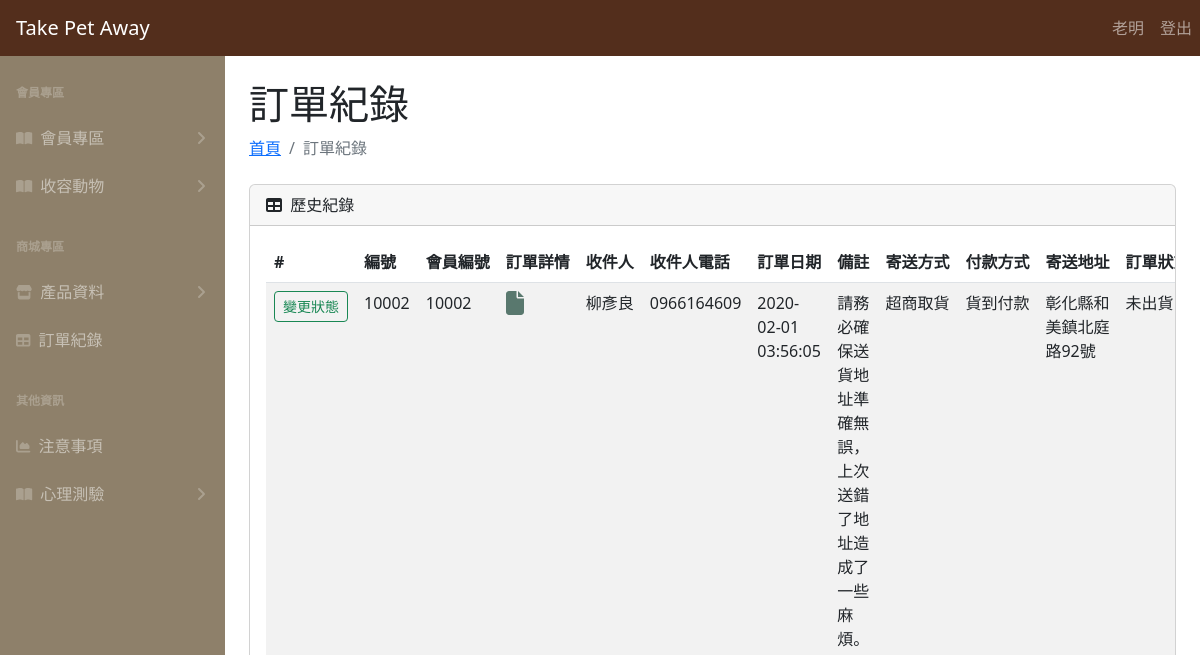
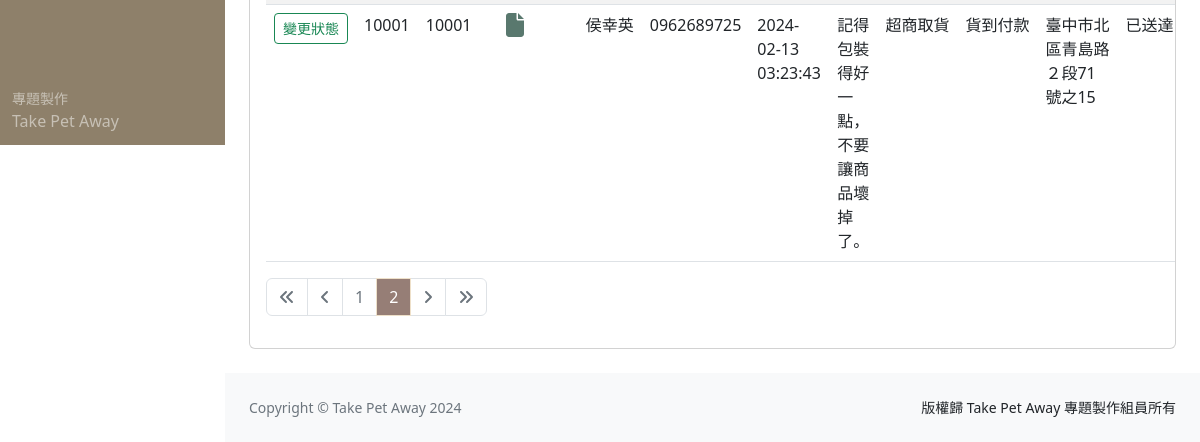
The page /order_history.php?page=2 (signed in) on the database as committed earlier (2 pictures, top to bottom).
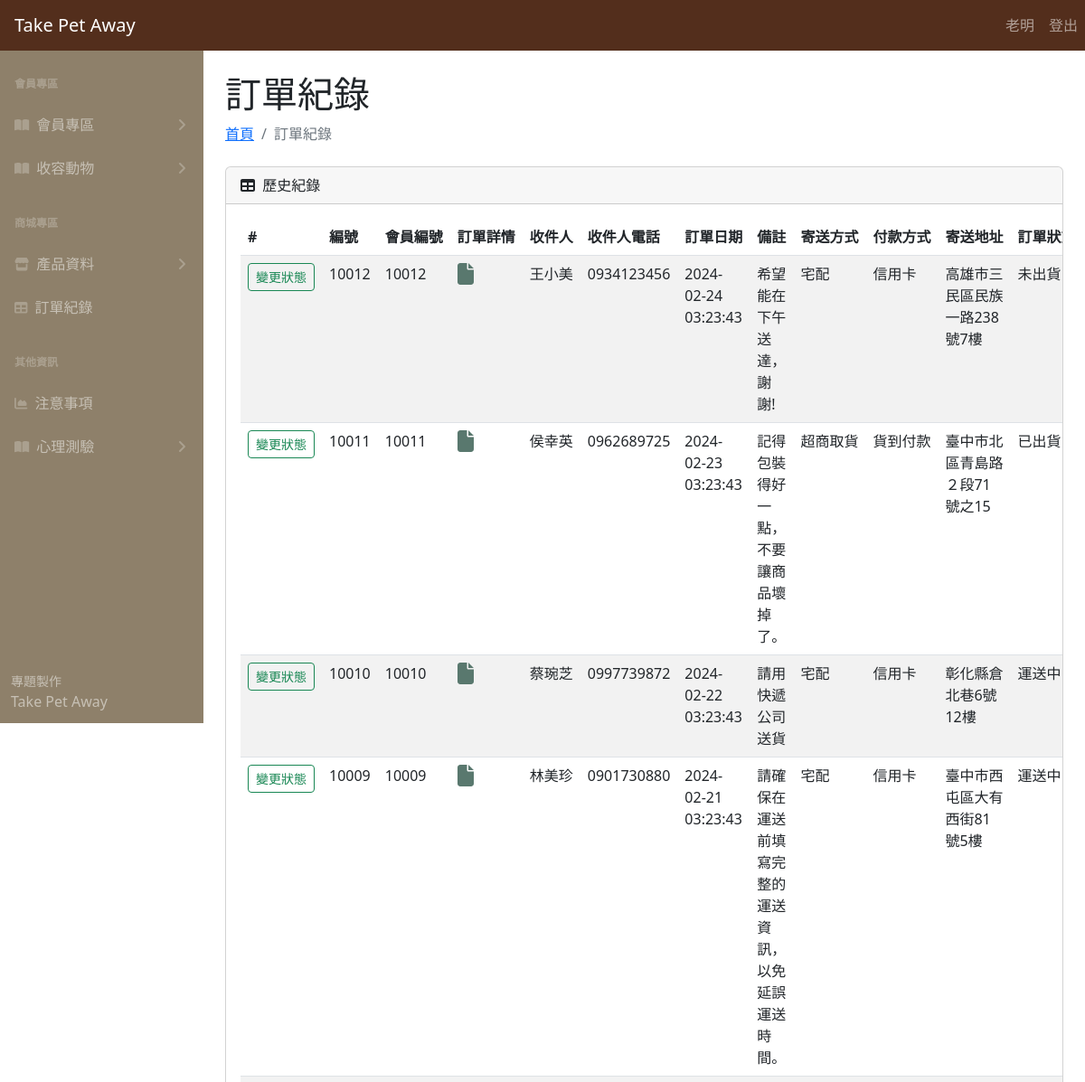
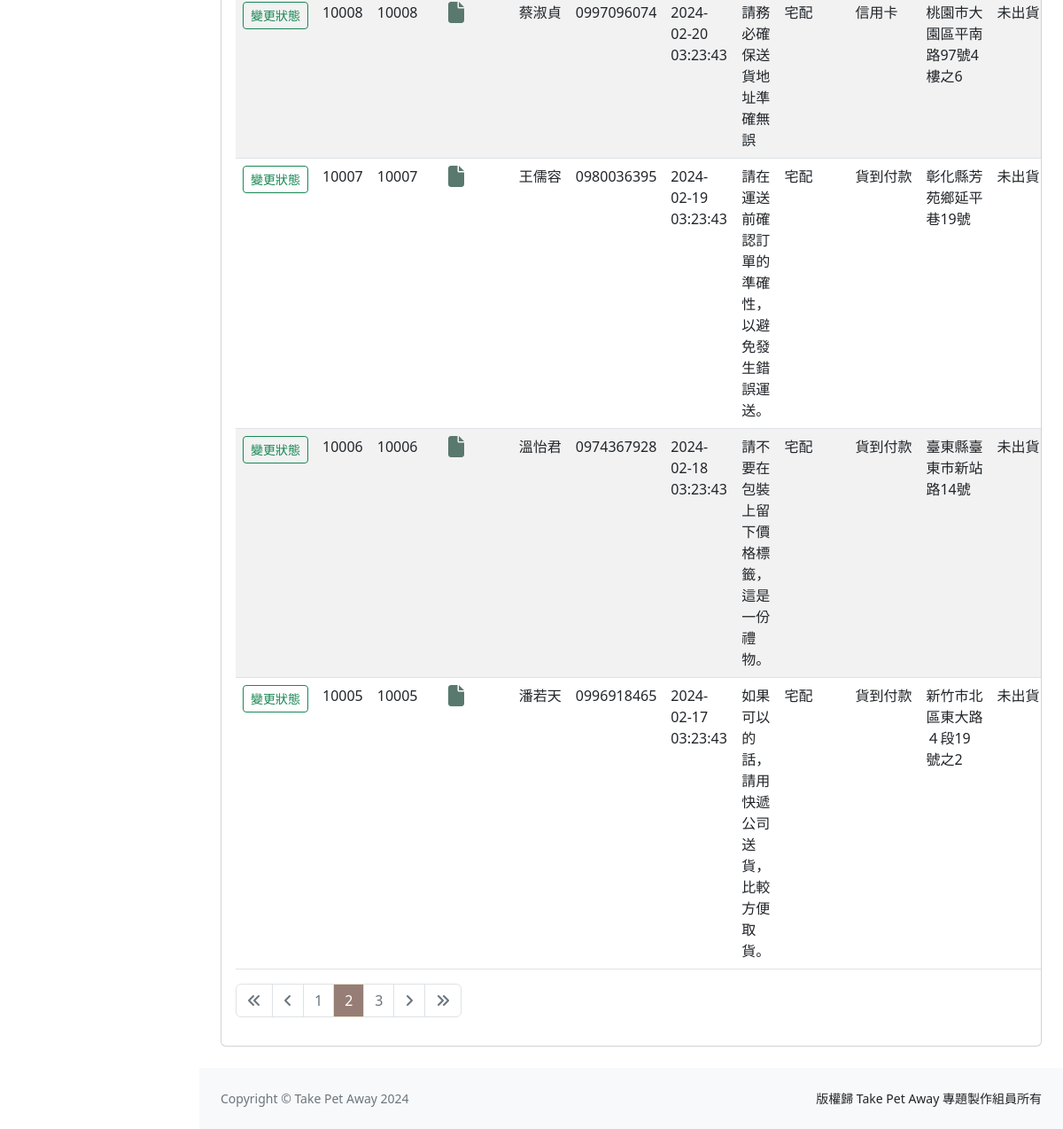
The same page on the database as committed later (2 pictures, top to bottom).
### tables this page shows
CREATE TABLE `order_history` (
  `order_id` int(11) NOT NULL,
  `user_id` int(11) NOT NULL,
  `order_detail_id` int(11) NOT NULL,
  `recipient_name` varchar(8) NOT NULL,
  `recipient_phone` varchar(10) NOT NULL,
  `order_date` datetime NOT NULL,
  `order_remark` varchar(80) DEFAULT NULL,
  `delivery_method` varchar(8) NOT NULL,
  `payment_method` varchar(8) NOT NULL,
  `recipient_address_detail` varchar(80) NOT NULL,
  `status` varchar(8) NOT NULL,
  `Invoice_no` varchar(8) NOT NULL
);

### order_history.php (the view, shortened to what this page needs)
<?php
require __DIR__ . '/parts/pdo-connect.php';
$page = isset($_GET['page']) ? intval($_GET['page']) : 1;
$perPage = 8;
$t_sql = "SELECT COUNT(1) FROM order_history";
$t_stmt = $pdo->query($t_sql);
$totalRows = $t_stmt->fetch(PDO::FETCH_NUM)[0];
$totalPages = ceil($totalRows / $perPage);
$rows = [];
if ($totalRows > 0) {
  $sql = sprintf("SELECT * FROM order_history order by order_id DESC  LIMIT %s, %s", ($page - 1) * $perPage, $perPage);
  $rows = $pdo->query($sql)->fetchAll();
}
?>
<?php include __DIR__ . '/parts/1_head.php' ?>
<?php include __DIR__ . '/parts/2_nav.php' ?>
<?php include __DIR__ . '/parts/3_side_nav.php' ?>
<section>
  <div class="container-fluid px-4">
    <h1 class="mt-4">訂單紀錄</h1>
    <ol class="breadcrumb mb-4">
      <li class="breadcrumb-item"><a href="index_.php">首頁</a></li>
      <li class="breadcrumb-item active">訂單紀錄</li>
    </ol>
    <div class="card mb-4">
      <div class="card-header">
        <i class="fas fa-table me-1"></i>
        歷史紀錄
      </div>
      <div class="card-body table-responsive">
        <table class="table table-striped">
          <thead>
            <tr>
              <th>#</th>
              <th>編號</th>
              <th class="text-nowrap">會員編號</th>
              <th class="text-nowrap">訂單詳情</th>
              <th class="text-nowrap">收件人</th>
              <th class="text-nowrap">收件人電話</th>
              <th class="text-nowrap">訂單日期</th>
              <th class="text-nowrap">備註</th>
              <th class="text-nowrap">寄送方式</th>
              <th class="text-nowrap">付款方式</th>
              <th class="text-nowrap">寄送地址</th>
              <th class="text-nowrap">訂單狀態</th>
            </tr>
          </thead>
          <tbody>
            <?php foreach ($rows as $r) : ?>
              <tr>
                <td>
                  <a href="order_history_edit.php?order_id=<?= $r['order_id'] ?>">
                    <p class="btn btn-outline-success btn-sm text-nowrap">變更狀態</p>
                  </a>
                </td>
                <td><?= $r['order_id'] ?></td>
                <td><?= $r['user_id'] ?></td>
                <td><a href="order_detail.php?order_detail_id=<?= $r['order_detail_id'] ?>">
                <i class="fa-solid fa-file fa-xl" style="color: #59786e;"></i>
                  </a></td>
                <td><?= $r['recipient_name'] ?></td>
                <td><?= $r['recipient_phone'] ?></td>
                <td><?= $r['order_date'] ?></td>
                <td><?= htmlentities($r['order_remark']) ?></td>
                <td><?= $r['delivery_method'] ?></td>
                <td><?= $r['payment_method'] ?></td>
                <td><?= $r['recipient_address_detail'] ?></td>
                <td><?= $r['status'] ?></td>
              </tr>
            <?php endforeach ?>
          </tbody>
        </table>
        <nav aria-label="Page navigation example">
          <ul class="pagination">
            <li class="page-item" <?= $page == 1 ? 'disabled' : '' ?>>
              <a class="page-link" href="?page=1">
                <i class="fa-solid fa-angles-left"></i>
              </a>
            </li>
            <li class="page-item" <?= $page == 1 ? 'disabled' : '' ?>>
              <a class="page-link" href="?page=<?= $page - 1 ?>">
                <i class="fa-solid fa-angle-left"></i>
              </a>
            </li>
            <?php for ($i = $page - 5; $i <= $page + 5; $i++) : ?>
              <?php if ($i >= 1 and $i <= $totalPages) : ?>
                <li class="page-item <?= $i == $page ? 'active' : '' ?>">
                  <a class="page-link" href="?page=<?= $i ?>"><?= $i ?></a>
                </li>
              <?php endif ?>
            <?php endfor ?>
            <li class="page-item" <?= $page == $totalPages ? 'disabled' : '' ?>>
              <a class="page-link" href="?page=<?= $page + 1 ?>">
                <i class="fa-solid fa-angle-right"></i>
              </a>
            </li>
            <li class="page-item" <?= $page == $totalPages ? 'disabled' : '' ?>>
              <a class="page-link" href="?page=<?= $totalPages ?>">
                <i class="fa-solid fa-angles-right"></i>
              </a>
            </li>
          </ul>
        </nav>
      </div>
    </div>
  </div>
</section>
<?php include __DIR__ . '/parts/4_footer.php' ?>
<?php include __DIR__ . '/parts/6_foot.php' ?>

Rows that differ between the two databases and show on the page:
no longer on this page (row edited): order_history: order_id "10002", user "10002", recipient_name "柳彥良", recipient_phone "0966164609", order_date "2020-02-01 03:56:05", order_remark "請務必確保送貨地址準確無誤，上次送錯了地址造成了一些麻煩。", delivery_method "超商取貨", payment_method "貨到付款", recipient_address_detail "彰化縣和美鎮北庭路92號", status "未出貨"
no longer on this page (row unchanged): order_history: order_id "10001", user "10001", recipient_name "侯幸英", recipient_phone "0962689725", order_date "2024-02-13 03:23:43", order_remark "記得包裝得好一點，不要讓商品壞掉了。", delivery_method "超商取貨", payment_method "貨到付款", recipient_address_detail "臺中市北區青島路２段71號之15", status "已送達"
added order_history: order_id "10012", user "10012", recipient_name "王小美", recipient_phone "0934123456", order_date "2024-02-24 03:23:43", order_remark "希望能在下午送達，謝謝!", delivery_method "宅配", payment_method "信用卡", recipient_address_detail "高雄市三民區民族一路238號7樓", status "未出貨"
added order_history: order_id "10011", user "10011", recipient_name "侯幸英", recipient_phone "0962689725", order_date "2024-02-23 03:23:43", order_remark "記得包裝得好一點，不要讓商品壞掉了。", delivery_method "超商取貨", payment_method "貨到付款", recipient_address_detail "臺中市北區青島路２段71號之15", status "已出貨"
now on this page (row edited): order_history: order_id "10010", user "10010", recipient_name "蔡琬芝", recipient_phone "0997739872", order_date "2024-02-22 03:23:43", order_remark "請用快遞公司送貨", delivery_method "宅配", payment_method "信用卡", recipient_address_detail "彰化縣倉北巷6號12樓", status "運送中"
now on this page (row edited): order_history: order_id "10009", user "10009", recipient_name "林美珍", recipient_phone "0901730880", order_date "2024-02-21 03:23:43", order_remark "請確保在運送前填寫完整的運送資訊，以免延誤運送時間。", delivery_method "宅配", payment_method "信用卡", recipient_address_detail "臺中市西屯區大有西街81號5樓", status "運送中"
now on this page (row edited): order_history: order_id "10008", user "10008", recipient_name "蔡淑貞", recipient_phone "0997096074", order_date "2024-02-20 03:23:43", order_remark "請務必確保送貨地址準確無誤", delivery_method "宅配", payment_method "信用卡", recipient_address_detail "桃園市大園區平南路97號4樓之6", status "未出貨"
now on this page (row edited): order_history: order_id "10007", user "10007", recipient_name "王儒容", recipient_phone "0980036395", order_date "2024-02-19 03:23:43", order_remark "請在運送前確認訂單的準確性，以避免發生錯誤運送。", delivery_method "宅配", payment_method "貨到付款", recipient_address_detail "彰化縣芳苑鄉延平巷19號", status "未出貨"
now on this page (row edited): order_history: order_id "10006", user "10006", recipient_name "溫怡君", recipient_phone "0974367928", order_date "2024-02-18 03:23:43", order_remark "請不要在包裝上留下價格標籤，這是一份禮物。", delivery_method "宅配", payment_method "貨到付款", recipient_address_detail "臺東縣臺東市新站路14號", status "未出貨"
now on this page (row edited): order_history: order_id "10005", user "10005", recipient_name "潘若天", recipient_phone "0996918465", order_date "2024-02-17 03:23:43", order_remark "如果可以的話，請用快遞公司送貨，比較方便取貨。", delivery_method "宅配", payment_method "貨到付款", recipient_address_detail "新竹市北區東大路４段19號之2", status "未出貨"
Other text that changed with them:
new list line: "3"
